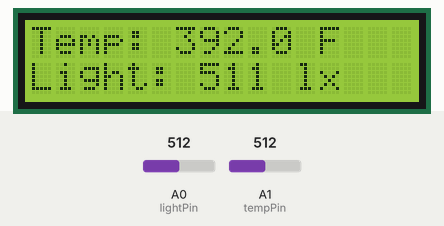
Recording of a sketch running on a simulated Arduino Uno, built with avr-gcc and run on an emulated ATmega328P. Shown: 16×2 character LCD. The inputs (shaded band) are chosen by the test bench; at power-on: A0 (lightPin) = 512, A1 (tempPin) = 512.

Above: at 1.6 s.
1.7 s: A0 (lightPin) set to 490
At 2.7 s:
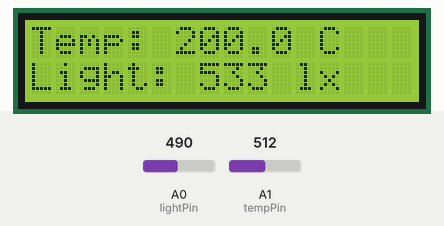
6.0 s: A1 (tempPin) set to 169
At 6.8 s:
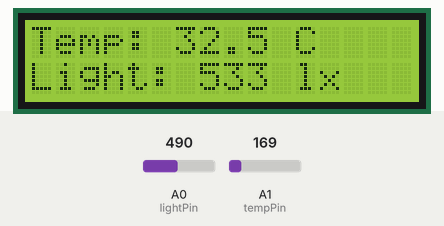
10.3 s: A1 (tempPin) set to 137
At 11.8 s:
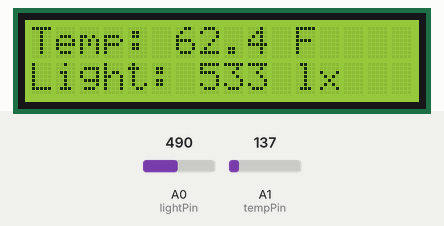
13.5 s: A0 (lightPin) set to 510
At 14.6 s:
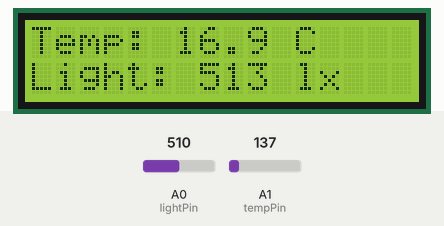
16.5 s: A1 (tempPin) set to 122
At 17.8 s:
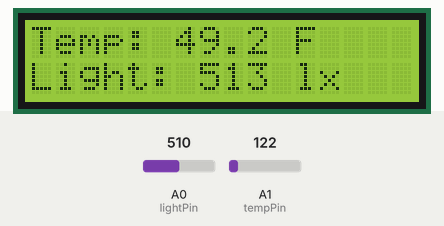
20.8 s: A0 (lightPin) set to 306
At 21.8 s:
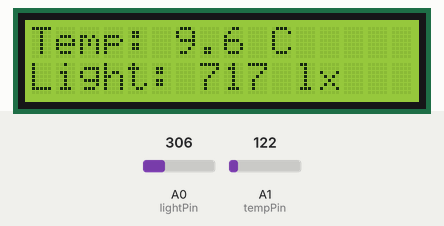
Timing chart, 0 to 23.8 s (numbered marks = the images above; inputs shaded):
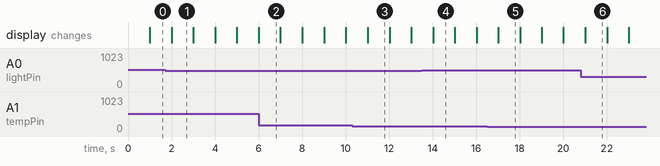

Measured:
- the behaviour switches between 154 and 153 on A1 (tempPin) (found by bisection; images 2 and 3)
- after the input at 1.7 s, the display: changes after 0.31 s (image 1)
- after the input at 13.5 s, the display: changes after 0.52 s (image 4)
- what the display in image 1 shows lasts 1.0 s, from 2.0 s to 3.0 s

The sketch:

Ilmajaam.ino
```cpp
#include <LiquidCrystal.h>

LiquidCrystal lcd(12, 11, 5, 4, 3, 2);

const int tempPin = A1;
const int lightPin = A0;

float temperature;
float voltage;
float degreesF;
int lightLevel;

unsigned long previousMillis = 0;
const long interval = 1000;
unsigned long emojiMillis = 0;
const long emojiInterval = 10000;
unsigned long lastEmojiShowTime = 0;
unsigned long lastDegreeSwitch = 0;
bool fDegrees = false;

void setup() {
  lcd.begin(16, 2);  // Initsialiseerib LCD ekraani
  pinMode(tempPin, INPUT);  // Seadistab temperatuuri anduri sisendiks
  pinMode(lightPin, INPUT); // Seadistab valgusanduri sisendiks
}

void loop() {
  unsigned long currentMillis = millis();

  if (currentMillis - previousMillis >= interval) {  // Kontrollib, kas on möödunud piisavalt aega
    previousMillis = currentMillis;

    lightLevel = analogRead(lightPin);  // Loe valguse taset
    voltage = getVoltage(tempPin);      // Arvuta temperatuuri anduri pinge
    temperature = (voltage - 0.5) * 100.0; // Arvuta temperatuur Celsiuses
    degreesF = temperature * (9.0/5.0) + 32.0; // Arvuta temperatuur Fahrenheiti järgi

    lcd.clear();  // Tühjenda ekraan
    lcd.setCursor(0, 0);
    lcd.print("Temp: ");

    if (currentMillis - lastDegreeSwitch > 500) {  // Vaheta ühikut iga 500ms tagant
      lastDegreeSwitch = currentMillis;
      fDegrees = !fDegrees;
    }

    if (fDegrees) {
      lcd.print(degreesF, 1);  // Kuvab temperatuuri Fahrenheiti järgi
      lcd.print(" F");
    }
    else {
      lcd.print(temperature, 1);  // Kuvab temperatuuri Celsiuse järgi
      lcd.print(" C");
    }

    lcd.setCursor(0, 1);
    lcd.print("Light: ");
    lcd.print(1023 - lightLevel);  // Kuvab valguse taseme (1023 - mõõdetud tase)
    lcd.print(" lx");
  }

  if (currentMillis - lastEmojiShowTime >= emojiInterval) {  // Emodži kuvamiseks, kui möödub 10 sekundit
    lastEmojiShowTime = currentMillis;

    lcd.clear();
    lcd.setCursor(6, 0);  // Aseta kursor ekraani keskossa
    if (temperature > 25) {  // Kui temperatuur on üle 25 kraadi, kuvab naeratuse
      lcd.print(":)");
    } else {  // Kui temperatuur on madalam või võrdne 25 kraadiga, kuvab kurva näo
      lcd.print(":(");
    }

    delay(1000);  // Oota 1 sekund enne järgmist emodži kuvamist
  }
}

// Arvuta pinge analooganduri lugemisest
float getVoltage(int pin) {
  return (analogRead(pin) * 0.004882814);  // Muudab analooganduri väärtuse pingeks
}
```
